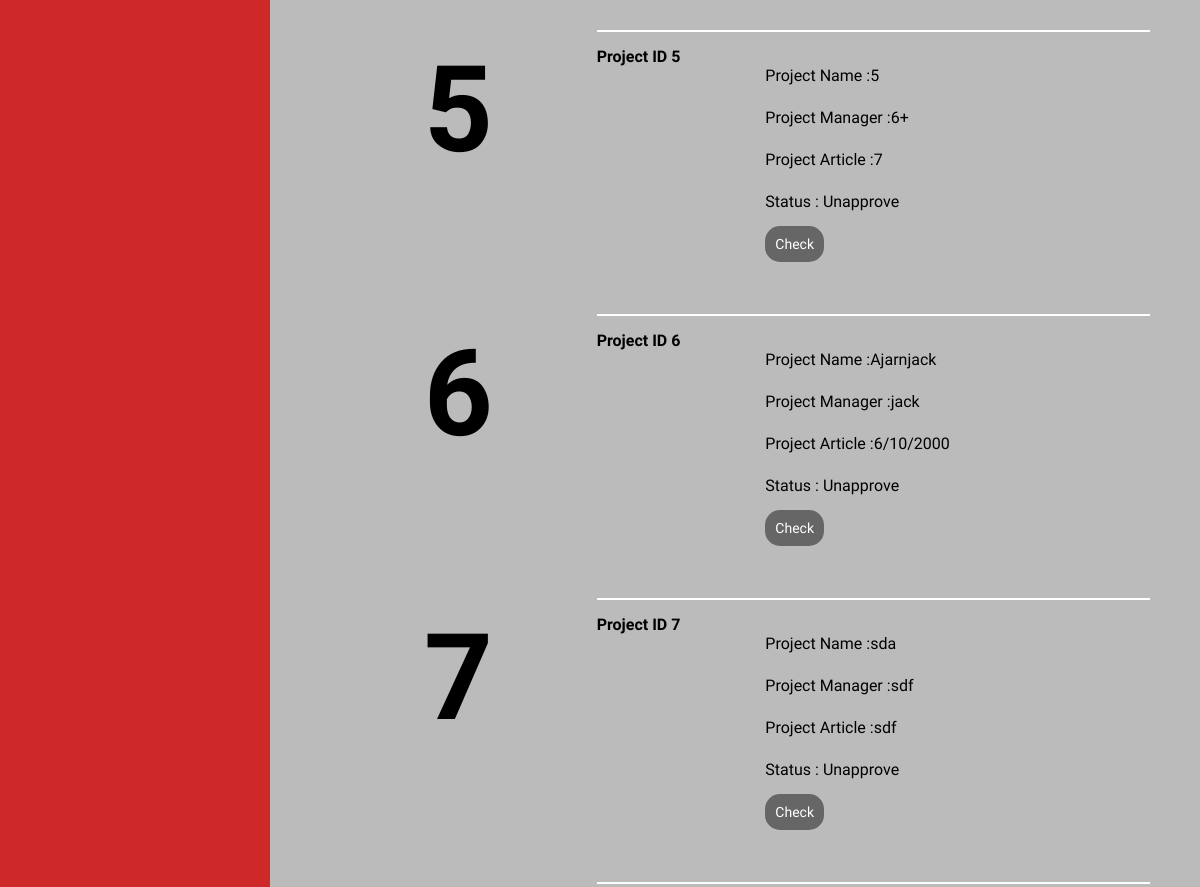
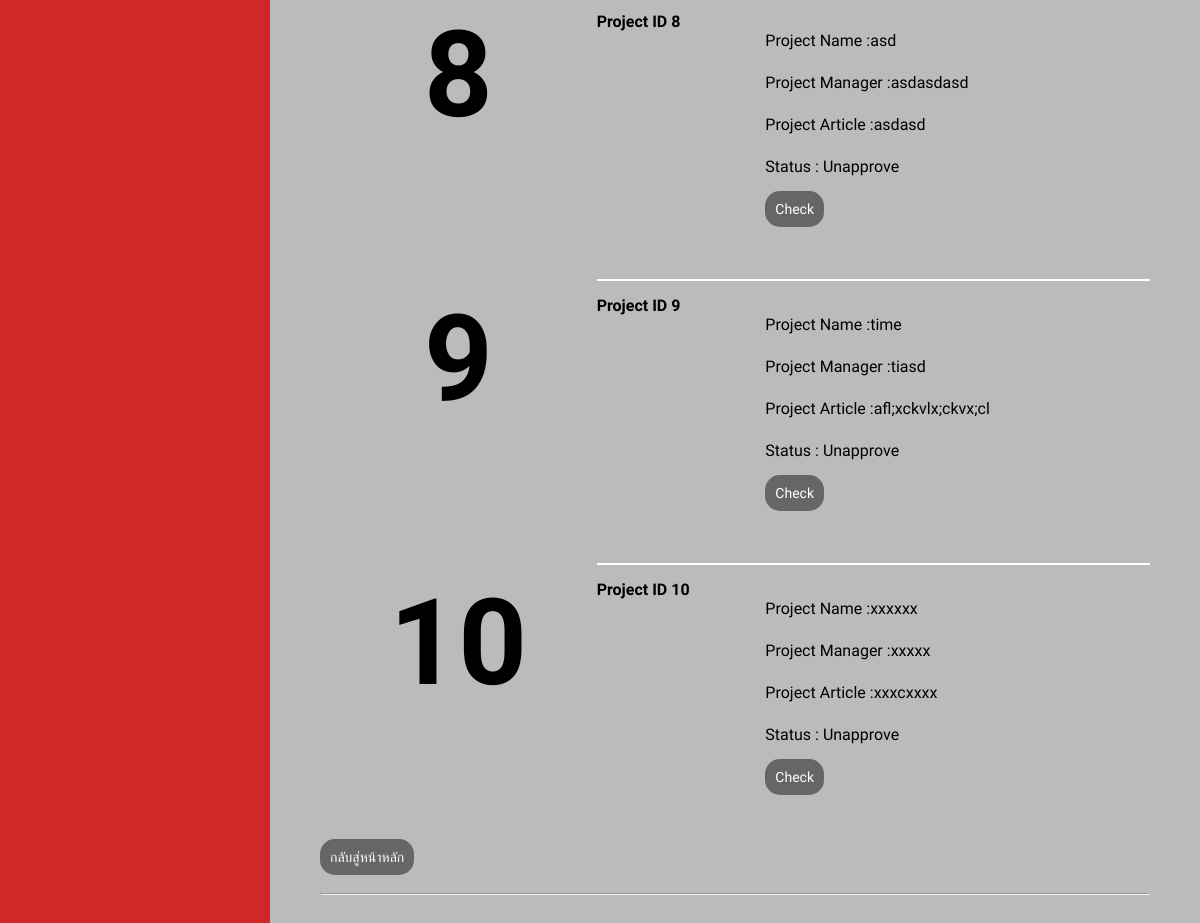
The app's page /approval (lower part), older data (2 pictures, top to bottom).
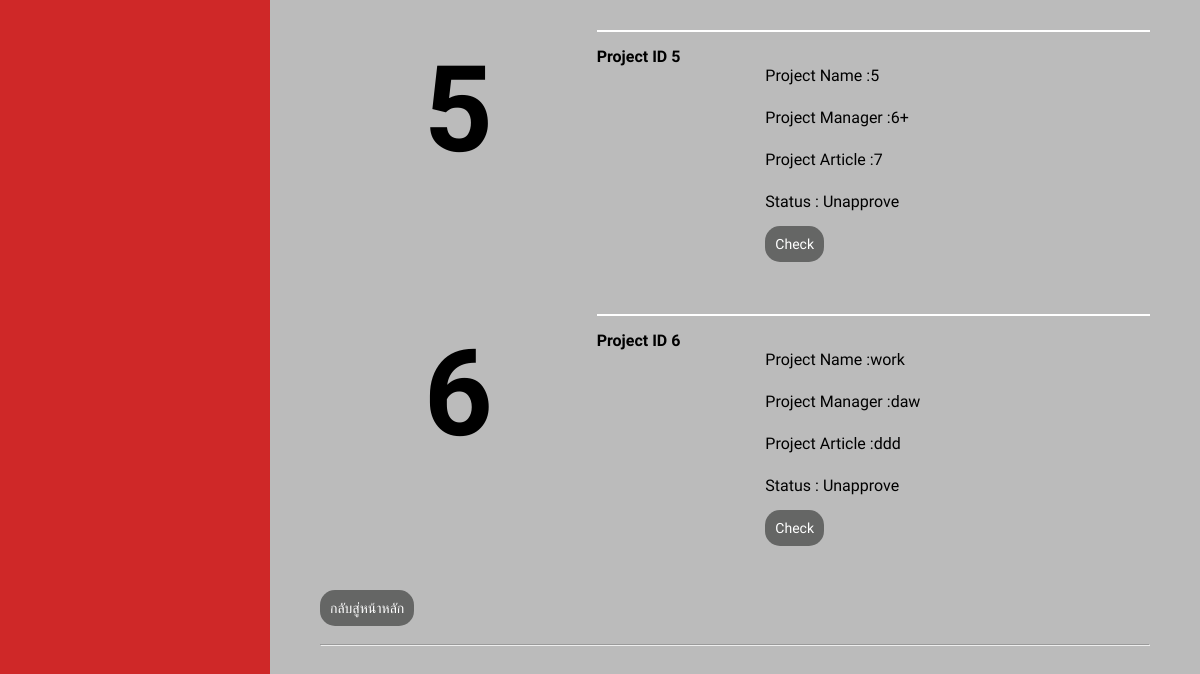
The same page, newer data.
### project/models.py (models this page shows)
class ProjectBefore (models.Model):
    ProID = models.AutoField(primary_key=True)
    status = models.CharField(max_length=100 ,default='Unapprove')
    projectname = models.CharField(max_length=150)
    projectmanager= models.CharField(max_length=150)
    article = models.CharField(max_length=1500)
    PreStudentID = models.ManyToManyField(User, blank=True, related_name="PreStudentID")

### users/views.py (the view)
# urls.py: path('approval', views.approval, name='approval'),
def approval(request):
    return render(request, "users/projectapproval.html",{
        "projectb": ProjectBefore.objects.all()
    })

### users/templates/users/projectapproval.html (shortened to what this page needs)
{% extends "users/layout.html" %}
{% load static %}
{% block body %}
<body style="background-color:#bbbbbb;">
    <div style="margin:220px 50px">
        <a href="{% url 'project:create_project' %}" class="button" >ขออนุมัติการทำโครงงาน</a><br><br>
    {% for project in projectb %}
    <article class="episode">
        <div class="episode__number">{{ project.ProID }}</div>
        <div class="episode__content">
            <div class="title">Project ID {{ project.ProID }}</div>
                <div class="story">
                    <p>Project Name :{{ project.projectname }}</p>
                    <p>Project Manager :{{ project.projectmanager }}</p>
                    <p>Project Article :{{ project.article }}</p>
                    <p>Status : {{ project.status }}</p>
                    <p><a name="projectid" href="{% url 'users:approved' project.ProID %}" class="button">Check</a></p>
                    <br>
                </div>
            </div>
    </article>
    {% endfor %}
    <a href="{% url 'users:index' %}" class="button">กลับสู่หน้าหลัก</a>
    <br>
    <br>
    <hr class="new2">
    </div>
</body>
{% endblock %}

Row changes from the older to the newer data that the page shows:
removed ProjectBefore: ProID "7", projectname "sda", projectmanager "sdf", article "sdf", status "Unapprove"
removed ProjectBefore: ProID "8", projectname "asd", projectmanager "asdasdasd", article "asdasd", status "Unapprove"
removed ProjectBefore: ProID "9", projectname "time", projectmanager "tiasd", article "afl;xckvlx;ckvx;cl", status "Unapprove"
removed ProjectBefore: ProID "10", projectname "xxxxxx", projectmanager "xxxxx", article "xxxcxxxx", status "Unapprove"
changed ProjectBefore id 6: projectname "Ajarnjack" → "work"; projectmanager "jack" → "daw"; article "6/10/2000" → "ddd"
